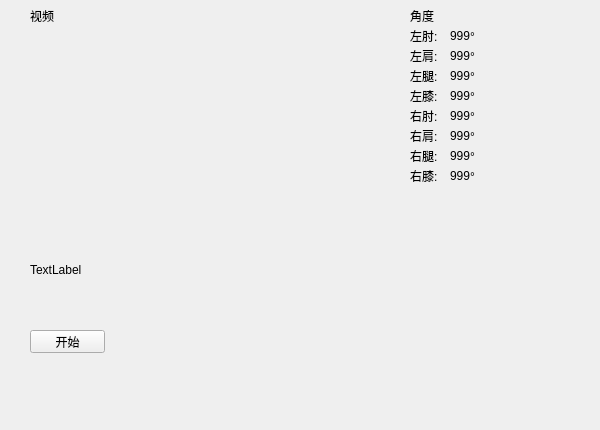
<?xml version="1.0" encoding="UTF-8"?>
<ui version="4.0">
 <class>Form</class>
 <widget class="QWidget" name="Form">
  <property name="geometry">
   <rect>
    <x>0</x>
    <y>0</y>
    <width>600</width>
    <height>430</height>
   </rect>
  </property>
  <property name="windowTitle">
   <string>Form</string>
  </property>
  <widget class="QLabel" name="label">
   <property name="geometry">
    <rect>
     <x>30</x>
     <y>30</y>
     <width>640</width>
     <height>480</height>
    </rect>
   </property>
   <property name="text">
    <string>TextLabel</string>
   </property>
  </widget>
  <widget class="QLabel" name="label_2">
   <property name="geometry">
    <rect>
     <x>410</x>
     <y>30</y>
     <width>32</width>
     <height>12</height>
    </rect>
   </property>
   <property name="text">
    <string>左肘:</string>
   </property>
  </widget>
  <widget class="QLabel" name="label_3">
   <property name="geometry">
    <rect>
     <x>450</x>
     <y>30</y>
     <width>24</width>
     <height>12</height>
    </rect>
   </property>
   <property name="text">
    <string>999</string>
   </property>
  </widget>
  <widget class="QLabel" name="label_4">
   <property name="geometry">
    <rect>
     <x>470</x>
     <y>29</y>
     <width>16</width>
     <height>16</height>
    </rect>
   </property>
   <property name="text">
    <string>°</string>
   </property>
  </widget>
  <widget class="QLabel" name="label_5">
   <property name="geometry">
    <rect>
     <x>450</x>
     <y>50</y>
     <width>24</width>
     <height>12</height>
    </rect>
   </property>
   <property name="text">
    <string>999</string>
   </property>
  </widget>
  <widget class="QLabel" name="label_6">
   <property name="geometry">
    <rect>
     <x>470</x>
     <y>49</y>
     <width>16</width>
     <height>16</height>
    </rect>
   </property>
   <property name="text">
    <string>°</string>
   </property>
  </widget>
  <widget class="QLabel" name="label_7">
   <property name="geometry">
    <rect>
     <x>410</x>
     <y>50</y>
     <width>32</width>
     <height>12</height>
    </rect>
   </property>
   <property name="text">
    <string>左肩:</string>
   </property>
  </widget>
  <widget class="QLabel" name="label_8">
   <property name="geometry">
    <rect>
     <x>450</x>
     <y>70</y>
     <width>24</width>
     <height>12</height>
    </rect>
   </property>
   <property name="text">
    <string>999</string>
   </property>
  </widget>
  <widget class="QLabel" name="label_9">
   <property name="geometry">
    <rect>
     <x>470</x>
     <y>69</y>
     <width>16</width>
     <height>16</height>
    </rect>
   </property>
   <property name="text">
    <string>°</string>
   </property>
  </widget>
  <widget class="QLabel" name="label_10">
   <property name="geometry">
    <rect>
     <x>450</x>
     <y>90</y>
     <width>24</width>
     <height>12</height>
    </rect>
   </property>
   <property name="text">
    <string>999</string>
   </property>
  </widget>
  <widget class="QLabel" name="label_11">
   <property name="geometry">
    <rect>
     <x>470</x>
     <y>89</y>
     <width>16</width>
     <height>16</height>
    </rect>
   </property>
   <property name="text">
    <string>°</string>
   </property>
  </widget>
  <widget class="QLabel" name="label_12">
   <property name="geometry">
    <rect>
     <x>410</x>
     <y>70</y>
     <width>32</width>
     <height>12</height>
    </rect>
   </property>
   <property name="text">
    <string>左腿:</string>
   </property>
  </widget>
  <widget class="QLabel" name="label_13">
   <property name="geometry">
    <rect>
     <x>410</x>
     <y>90</y>
     <width>32</width>
     <height>12</height>
    </rect>
   </property>
   <property name="text">
    <string>左膝:</string>
   </property>
  </widget>
  <widget class="QLabel" name="label_14">
   <property name="geometry">
    <rect>
     <x>450</x>
     <y>130</y>
     <width>24</width>
     <height>12</height>
    </rect>
   </property>
   <property name="text">
    <string>999</string>
   </property>
  </widget>
  <widget class="QLabel" name="label_15">
   <property name="geometry">
    <rect>
     <x>470</x>
     <y>129</y>
     <width>16</width>
     <height>16</height>
    </rect>
   </property>
   <property name="text">
    <string>°</string>
   </property>
  </widget>
  <widget class="QLabel" name="label_16">
   <property name="geometry">
    <rect>
     <x>450</x>
     <y>170</y>
     <width>24</width>
     <height>12</height>
    </rect>
   </property>
   <property name="text">
    <string>999</string>
   </property>
  </widget>
  <widget class="QLabel" name="label_17">
   <property name="geometry">
    <rect>
     <x>470</x>
     <y>169</y>
     <width>16</width>
     <height>16</height>
    </rect>
   </property>
   <property name="text">
    <string>°</string>
   </property>
  </widget>
  <widget class="QLabel" name="label_20">
   <property name="geometry">
    <rect>
     <x>450</x>
     <y>110</y>
     <width>24</width>
     <height>12</height>
    </rect>
   </property>
   <property name="text">
    <string>999</string>
   </property>
  </widget>
  <widget class="QLabel" name="label_21">
   <property name="geometry">
    <rect>
     <x>470</x>
     <y>109</y>
     <width>16</width>
     <height>16</height>
    </rect>
   </property>
   <property name="text">
    <string>°</string>
   </property>
  </widget>
  <widget class="QLabel" name="label_22">
   <property name="geometry">
    <rect>
     <x>450</x>
     <y>150</y>
     <width>24</width>
     <height>12</height>
    </rect>
   </property>
   <property name="text">
    <string>999</string>
   </property>
  </widget>
  <widget class="QLabel" name="label_23">
   <property name="geometry">
    <rect>
     <x>470</x>
     <y>149</y>
     <width>16</width>
     <height>16</height>
    </rect>
   </property>
   <property name="text">
    <string>°</string>
   </property>
  </widget>
  <widget class="QLabel" name="label_24">
   <property name="geometry">
    <rect>
     <x>410</x>
     <y>110</y>
     <width>32</width>
     <height>12</height>
    </rect>
   </property>
   <property name="text">
    <string>右肘:</string>
   </property>
  </widget>
  <widget class="QLabel" name="label_25">
   <property name="geometry">
    <rect>
     <x>410</x>
     <y>130</y>
     <width>32</width>
     <height>12</height>
    </rect>
   </property>
   <property name="text">
    <string>右肩:</string>
   </property>
  </widget>
  <widget class="QLabel" name="label_30">
   <property name="geometry">
    <rect>
     <x>410</x>
     <y>150</y>
     <width>32</width>
     <height>12</height>
    </rect>
   </property>
   <property name="text">
    <string>右腿:</string>
   </property>
  </widget>
  <widget class="QLabel" name="label_31">
   <property name="geometry">
    <rect>
     <x>410</x>
     <y>170</y>
     <width>32</width>
     <height>12</height>
    </rect>
   </property>
   <property name="text">
    <string>右膝:</string>
   </property>
  </widget>
  <widget class="QPushButton" name="pushButton">
   <property name="geometry">
    <rect>
     <x>30</x>
     <y>330</y>
     <width>75</width>
     <height>23</height>
    </rect>
   </property>
   <property name="text">
    <string>开始</string>
   </property>
  </widget>
  <widget class="QLabel" name="label_18">
   <property name="geometry">
    <rect>
     <x>30</x>
     <y>10</y>
     <width>54</width>
     <height>12</height>
    </rect>
   </property>
   <property name="text">
    <string>视频</string>
   </property>
  </widget>
  <widget class="QLabel" name="label_19">
   <property name="geometry">
    <rect>
     <x>410</x>
     <y>10</y>
     <width>54</width>
     <height>12</height>
    </rect>
   </property>
   <property name="text">
    <string>角度</string>
   </property>
  </widget>
 </widget>
 <resources/>
 <connections/>
</ui>
